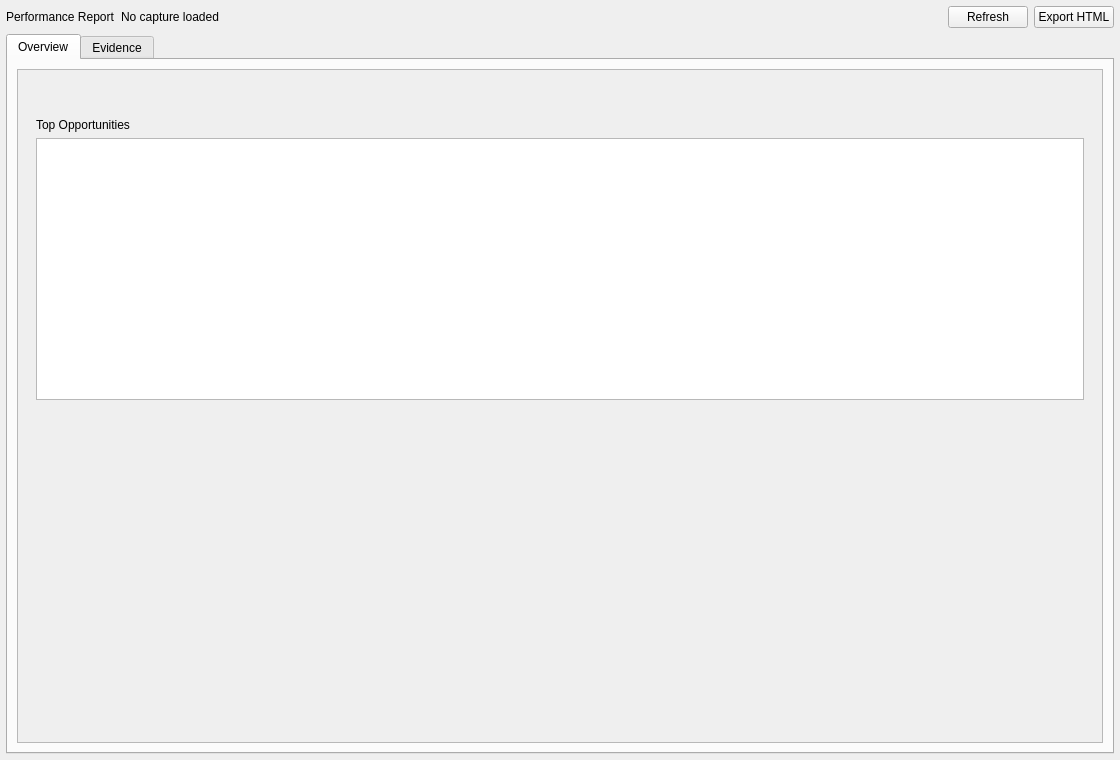
<?xml version="1.0" encoding="UTF-8"?>
<ui version="4.0">
 <class>PerformanceReportViewer</class>
 <widget class="QFrame" name="PerformanceReportViewer">
  <property name="geometry">
   <rect>
    <x>0</x>
    <y>0</y>
    <width>1120</width>
    <height>760</height>
   </rect>
  </property>
  <property name="windowTitle">
   <string>Performance Report</string>
  </property>
  <layout class="QVBoxLayout" name="rootLayout">
   <property name="leftMargin">
    <number>6</number>
   </property>
   <property name="topMargin">
    <number>6</number>
   </property>
   <property name="rightMargin">
    <number>6</number>
   </property>
   <property name="bottomMargin">
    <number>6</number>
   </property>
   <item>
    <layout class="QHBoxLayout" name="headerLayout">
     <item>
      <widget class="QLabel" name="titleLabel">
       <property name="text">
        <string>Performance Report</string>
       </property>
      </widget>
     </item>
     <item>
      <widget class="QLabel" name="infoLabel">
       <property name="text">
        <string>No capture loaded</string>
       </property>
      </widget>
     </item>
     <item>
      <spacer name="headerSpacer">
       <property name="orientation">
        <enum>Qt::Horizontal</enum>
       </property>
       <property name="sizeHint" stdset="0">
        <size>
         <width>40</width>
         <height>20</height>
        </size>
       </property>
      </spacer>
     </item>
     <item>
      <widget class="QPushButton" name="refreshButton">
       <property name="text">
        <string>Refresh</string>
       </property>
      </widget>
     </item>
     <item>
      <widget class="QPushButton" name="exportHtmlButton">
       <property name="text">
        <string>Export HTML</string>
       </property>
      </widget>
     </item>
    </layout>
   </item>
   <item>
    <widget class="QTabWidget" name="tabWidget">
     <widget class="QWidget" name="overviewTab">
      <attribute name="title">
       <string>Overview</string>
      </attribute>
      <layout class="QVBoxLayout" name="overviewLayout">
       <item>
        <widget class="QScrollArea" name="overviewScroll">
         <property name="widgetResizable">
          <bool>true</bool>
         </property>
         <widget class="QWidget" name="overviewScrollContents">
          <layout class="QVBoxLayout" name="overviewScrollLayout">
           <item>
            <widget class="QFrame" name="scoreFrame">
             <layout class="QHBoxLayout" name="scoreLayout">
              <item>
               <widget class="QWidget" name="scoreRingHost"/>
              </item>
              <item>
               <layout class="QGridLayout" name="subscoreGrid">
                <item row="0" column="0">
                 <widget class="QFrame" name="subscoreCard1"/>
                </item>
                <item row="0" column="1">
                 <widget class="QFrame" name="subscoreCard2"/>
                </item>
                <item row="1" column="0">
                 <widget class="QFrame" name="subscoreCard3"/>
                </item>
                <item row="1" column="1">
                 <widget class="QFrame" name="subscoreCard4"/>
                </item>
               </layout>
              </item>
             </layout>
            </widget>
           </item>
           <item>
            <widget class="QFrame" name="oppsFrame">
             <layout class="QVBoxLayout" name="oppsLayout">
              <item>
               <widget class="QLabel" name="oppsTitle">
                <property name="text">
                 <string>Top Opportunities</string>
                </property>
               </widget>
              </item>
              <item>
               <widget class="QTableView" name="oppsTable"/>
              </item>
             </layout>
            </widget>
           </item>
           <item>
            <widget class="QFrame" name="summaryFrame">
             <layout class="QHBoxLayout" name="summaryLayout">
              <item>
               <widget class="QFrame" name="statCard1"/>
              </item>
              <item>
               <widget class="QFrame" name="statCard2"/>
              </item>
              <item>
               <widget class="QFrame" name="statCard3"/>
              </item>
              <item>
               <widget class="QFrame" name="statCard4"/>
              </item>
             </layout>
            </widget>
           </item>
           <item>
            <spacer name="overviewSpacer">
             <property name="orientation">
              <enum>Qt::Vertical</enum>
             </property>
             <property name="sizeHint" stdset="0">
              <size>
               <width>20</width>
               <height>40</height>
              </size>
             </property>
            </spacer>
           </item>
          </layout>
         </widget>
        </widget>
       </item>
      </layout>
     </widget>
     <widget class="QWidget" name="evidenceTab">
      <attribute name="title">
       <string>Evidence</string>
      </attribute>
      <layout class="QVBoxLayout" name="evidenceLayout">
       <item>
        <widget class="QSplitter" name="evidenceSplitter">
         <property name="orientation">
          <enum>Qt::Horizontal</enum>
         </property>
         <widget class="QWidget" name="evidenceLeft">
          <layout class="QVBoxLayout" name="evidenceLeftLayout">
           <item>
            <widget class="QLabel" name="evidenceTitle">
             <property name="text">
              <string>No selection</string>
             </property>
            </widget>
           </item>
           <item>
            <layout class="QFormLayout" name="evidenceForm"/>
           </item>
           <item>
            <layout class="QHBoxLayout" name="evidenceButtons">
             <item>
              <widget class="QPushButton" name="jumpOpportunityButton">
               <property name="text">
                <string>Jump</string>
               </property>
              </widget>
             </item>
             <item>
              <widget class="QWidget" name="timingBadgeHost"/>
             </item>
             <item>
              <spacer name="evidenceSpacer">
               <property name="orientation">
                <enum>Qt::Horizontal</enum>
               </property>
               <property name="sizeHint" stdset="0">
                <size>
                 <width>40</width>
                 <height>20</height>
                </size>
               </property>
              </spacer>
             </item>
            </layout>
           </item>
          </layout>
         </widget>
         <widget class="QWidget" name="evidenceRight">
          <layout class="QVBoxLayout" name="evidenceRightLayout">
           <item>
            <layout class="QHBoxLayout" name="eventFilterLayout">
             <item>
              <widget class="QLineEdit" name="eventSearch">
               <property name="placeholderText">
                <string>Search events</string>
               </property>
              </widget>
             </item>
             <item>
              <widget class="QComboBox" name="eventFilter">
               <item>
                <property name="text">
                 <string>All</string>
                </property>
               </item>
              </widget>
             </item>
            </layout>
           </item>
           <item>
            <widget class="QTableView" name="eventTable"/>
           </item>
          </layout>
         </widget>
        </widget>
       </item>
       <item>
        <widget class="QFrame" name="previewFrame">
         <layout class="QVBoxLayout" name="previewLayout">
          <item>
           <widget class="QStackedWidget" name="previewStack">
            <widget class="QWidget" name="previewPlaceholderPage">
             <layout class="QVBoxLayout" name="previewPlaceholderLayout">
              <item>
               <widget class="QLabel" name="previewPlaceholder">
                <property name="text">
                 <string>No preview available</string>
                </property>
                <property name="alignment">
                 <set>Qt::AlignCenter</set>
                </property>
               </widget>
              </item>
             </layout>
            </widget>
           </widget>
          </item>
         </layout>
        </widget>
       </item>
      </layout>
     </widget>
    </widget>
   </item>
  </layout>
 </widget>
 <resources/>
 <connections/>
</ui>
